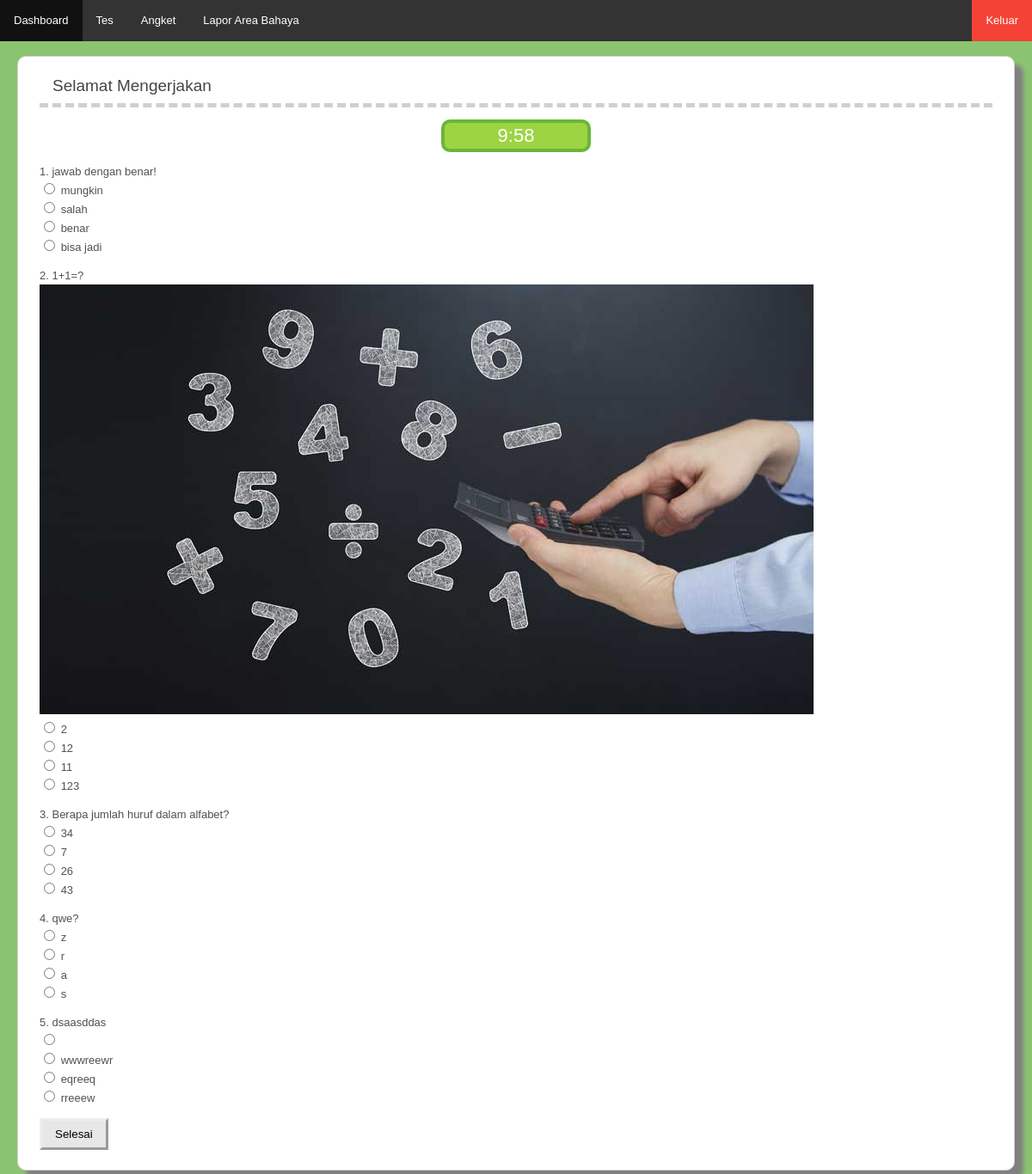
The app's page /index.php/c_quiz/soal with its own data.
### tables this page shows
CREATE TABLE `soalquiz` (
  `IDsoal` int(11) NOT NULL,
  `soal` text NOT NULL,
  `jawaban` text NOT NULL,
  `pilihan1` text NOT NULL,
  `pilihan2` text NOT NULL,
  `pilihan3` text NOT NULL,
  `idquiz` int(11) NOT NULL,
  `bobot` int(11) NOT NULL,
  `images` varchar(250) DEFAULT NULL
);

### application/controllers/c_quiz.php (called while the page is built, shortened)
<?php
class c_quiz extends CI_Controller {
	function __construct(){
		$this->load->database();
	}
	public function soal(){
		$this->load->model('m_quiz');
		$this->data['soal']=$this->m_quiz->getsoal();
		$this->load->view('v_quiz',$this->data);
	}
}

### index.php (called while the page is built, shortened)
<?php
require_once BASEPATH.'core/CodeIgniter.php';

### application/models/m_quiz.php (called while the page is built, shortened)
<?php
class m_quiz extends CI_Model {
	function getsoal(){
		$query=$this->db->query("SELECT soalquiz.* FROM soalquiz, general WHERE soalquiz.idquiz=general.quizaktif");
		return $query->result();
	}
}

### application/views/v_quiz.php (the view, shortened to what this page needs)
?><!DOCTYPE html>
<head>
	<link href="<?php echo base_url().'assets/css/style1.css'?>" rel="stylesheet">
</head>
<?php
$time_allowed = 0;
if($this->session->userdata('time_allowed')){
$time_allowed = $this->session->userdata('time_allowed');
}
if (!$this->session->userdata('endOfTimer')){
$endOfTimer = time() + $time_allowed;
$this->session->set_userdata('endOfTimer',$endOfTimer);
}
if(($this->session->userdata('endOfTimer') - time()) < 0) {
$timeTilEnd = 0;
}else{
$timeTilEnd = $this->session->userdata('endOfTimer') - time();
}
function secondsToWords($seconds){
$ret = "";
$hours = intval(intval($seconds) / 3600);
$minutes = bcmod((intval($seconds) / 60),60);
if($hours > 0 || $minutes > 0){
$ret .= "$minutes:";
}
$seconds = bcmod(intval($seconds),60);
if($seconds < 10){
$ret .= "0"."$seconds";
}else{
$ret .= "$seconds";
}
return $ret;
}
?>
<body>
<div id="container">
        <div id="body">
			<h1 >Selamat Mengerjakan</h1>
			<div class="top-timer">
			<a href="javascript:void(0);"><span id="timer"><?php echo secondsToWords($timeTilEnd); ?></span></a>
			</div>
        	<form id="myForm" method="post" action="<?= base_url().'index.php/c_quiz/hasil'?>">
        	<?php $nom=1;
        	shuffle($soal);
        	foreach($soal as $row) {
        		$jwb = array($row->jawaban, $row->pilihan1, $row->pilihan2, $row->pilihan3);
        		shuffle($jwb); ?>
        		<p><?=$nom.'. '.$row->soal ?><br>
				<?php
				if(!empty($row->images)){
				echo	"<img src= '../../images/$row->images' /><br>";
				}
				?>
        		<input type="radio" name="<?=$row->IDsoal?>" value="<?=$jwb[0]?>"> <?=$jwb[0]?> <br>
				<input type="radio" name="<?=$row->IDsoal?>" value="<?=$jwb[1]?>"> <?=$jwb[1]?> <br>
				<input type="radio" name="<?=$row->IDsoal?>" value="<?=$jwb[2]?>"> <?=$jwb[2]?> <br>
        		<input type="radio" name="<?=$row->IDsoal?>" value="<?=$jwb[3]?>"> <?=$jwb[3]?> <br></p>
        		<?php $nom++;
				}
				?>
        	<p><input type="submit" value="Selesai" class="btnedit"></p>
        	</form>
        </div>
        </div>
</body>
</html>

### assets/css/style1.css (style rules this page uses)
body { background-color: #8BC471; margin: 0; font: 13px/20px normal Helvetica, Arial, sans-serif; color: #4F5155; }
a { color: #003399; background-color: transparent; font-weight: normal; }
h1 { color: #444; background-color: transparent; border-bottom: 5px dashed #D0D0D0; font-size: 19px; font-weight: normal; margin: 0 0 14px 0; padding: 14px 15px 10px 15px; }
#body { margin: 0 15px 0 15px; }
#container { background-color:#FFFFFF; padding: 10px; margin: 20px; margin-top: 65px; border: 1px solid #D0D0D0; border-radius: 10px; box-shadow: 10px 10px 5px grey; }
.btnedit { -webkit-transition-duration: 0.5s; transition-duration: 0.5s; background-color: #e7e7e7; border:outset; padding: 8px 15px; cursor: pointer; }

### application/views/v_quiz.php (style rules this page uses)
#container .top-timer { background-color: #9dd442; border:4px solid #6ab63c; -webkit-border-radius: 10px; -moz-border-radius: 10px; border-radius: 10px; color: #fff; display: block; font-size: 30px; margin: 0 auto; padding:5px; text-align: center; width: 14%; }
#container .top-timer span { text-align:center; font-size:22px !important; display:block; color:#fff; }
#container a { text-align:center; text-decoration: none; }

### records on screen
soalquiz: soal "jawab dengan benar!", pilihan2 "mungkin", pilihan1 "salah", jawaban "benar", pilihan3 "bisa jadi"
soalquiz: soal "1+1=?", images (picture), jawaban "2", pilihan2 "12", pilihan1 "11", pilihan3 "123"
soalquiz: soal "Berapa jumlah huruf dalam alfabet?", pilihan3 "34", jawaban "7", pilihan1 "26", pilihan2 "43"
soalquiz: soal "qwe?", pilihan3 "z", jawaban "r", pilihan2 "a", pilihan1 "s"
soalquiz: soal "dsaasddas", pilihan3 "wwwreewr", pilihan1 "eqreeq", pilihan2 "rreeew"
